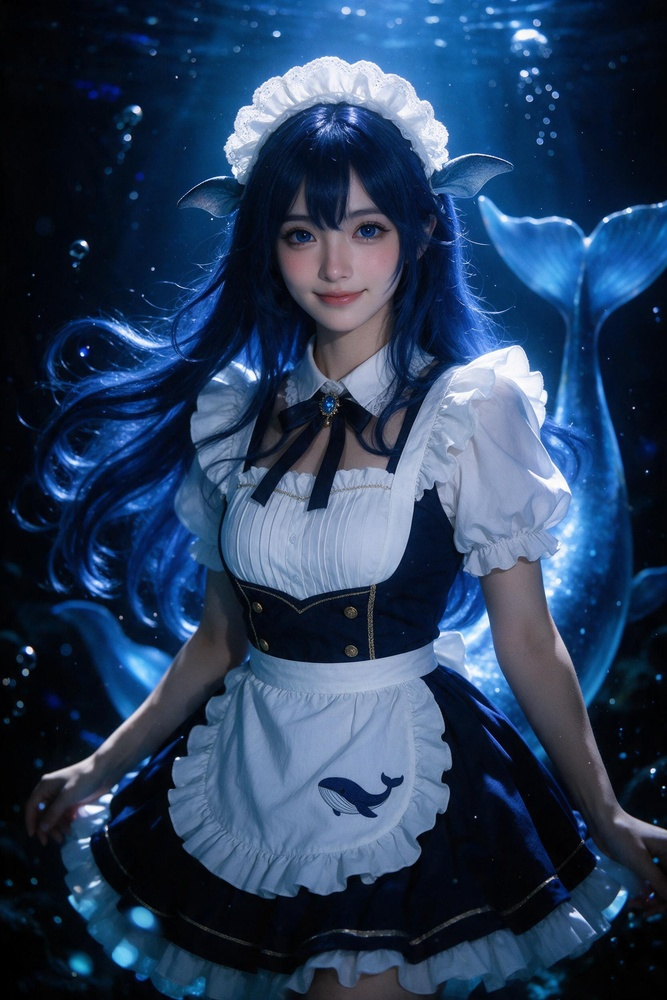
#> input picture art/source/whale-song-visual.jpg, 667 x 1000 px, shrunk from 1664 x 2496 before the run
$ python cutout-white.py ../art/source/whale-song-visual.jpg ../art/source/whale-song-visual.jpg 1.0
#> lines starting #> are read from the running program, lines starting #| are printed output that depends on the picture; after the words box and inside, x2 and y2 are one past the last pixel; in counts of white or black regions, pixels touching at a corner belong together
#!/usr/bin/env python3
"""白底人物精细抠图：边缘泛洪 + 梯度护栏，避免白色围裙被吃穿。

用法：python3 tools/cutout-white.py <src.jpg> <out.png> [tolerance]
"""
import sys, pathlib
from collections import deque
import numpy as np
from PIL import Image, ImageFilter


def sobel(g):
    gx = np.zeros_like(g); gy = np.zeros_like(g)
    gx[:, 1:-1] = g[:, 2:] - g[:, :-2]
    gy[1:-1, :] = g[2:, :] - g[:-2, :]
    return np.sqrt(gx ** 2 + gy ** 2)


def cut(src, out, tol=232.0, edge_gate=14.0):
#> called with src = '../art/source/whale-song-visual.jpg', out = '../art/source/whale-song-visual.jpg', tol = 1, edge_gate = 14
    im = Image.open(src).convert('RGB')
#> im is the input picture: PIL image 667x1000 RGB; mean R, G, B 40.5, 61.7, 90.9
    a = np.asarray(im).astype(np.float32)
    h, w, _ = a.shape
#> h = 1000; w = 667

    lum = a.mean(axis=2)
    grad = sobel(lum)
#> in sobel, `gy[1:-1, :] = g[2:, :] - g[:-2, :]`:
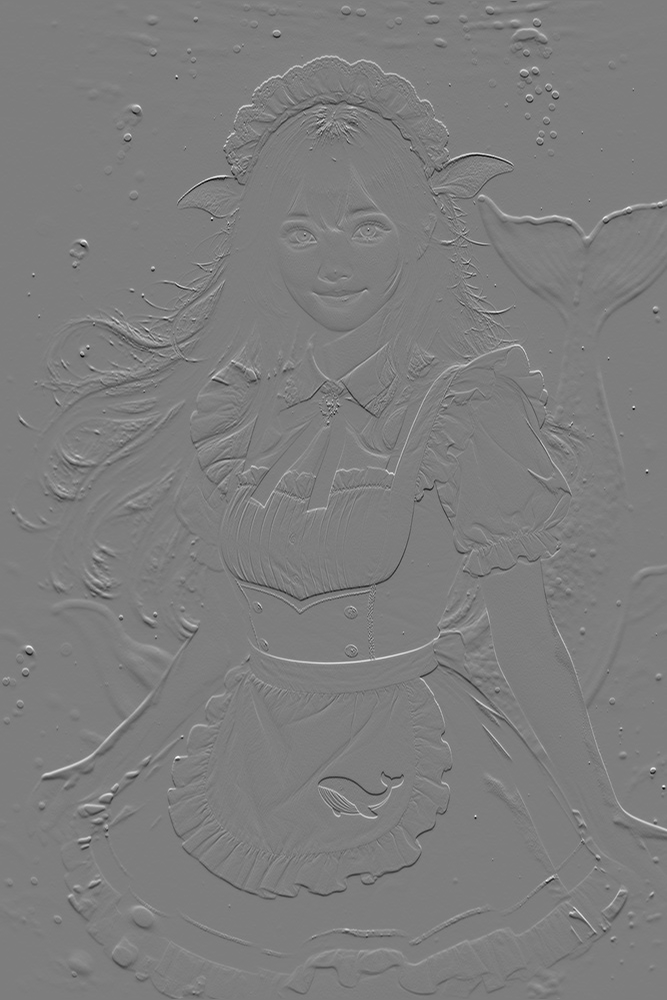
#> gy: shape (1000, 667) float32; min -217, max 222.7, mean -0.1; drawn with min black and max white

    mn = a.min(axis=2)
    mx = a.max(axis=2)
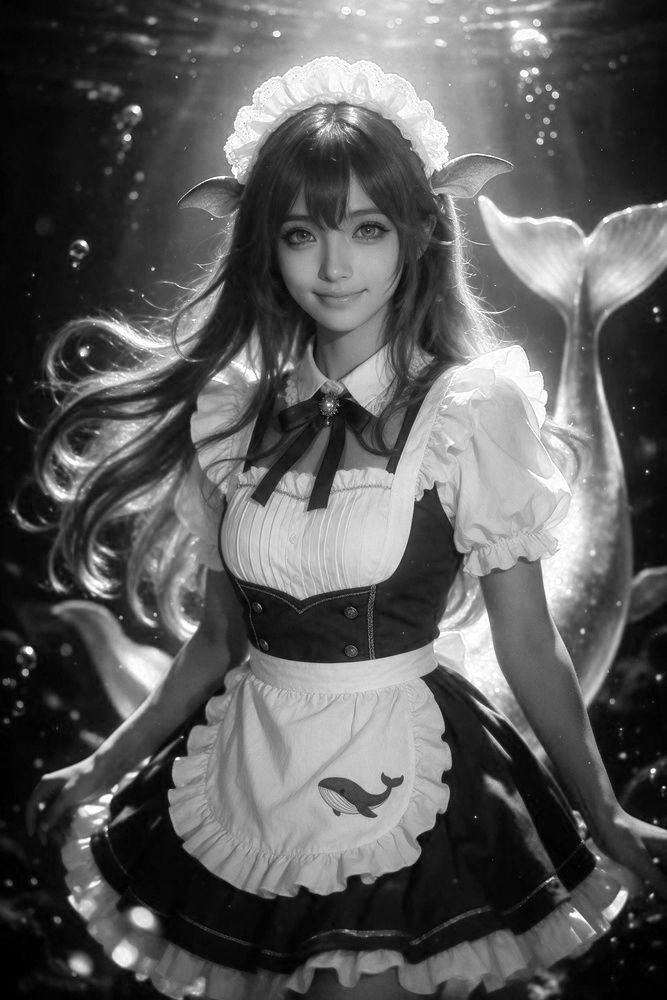
#> mx: shape (1000, 667) float32; min 0, max 255, mean 91.2
    near_white = (mn >= tol) & ((mx - mn) <= 14) & (grad < edge_gate)
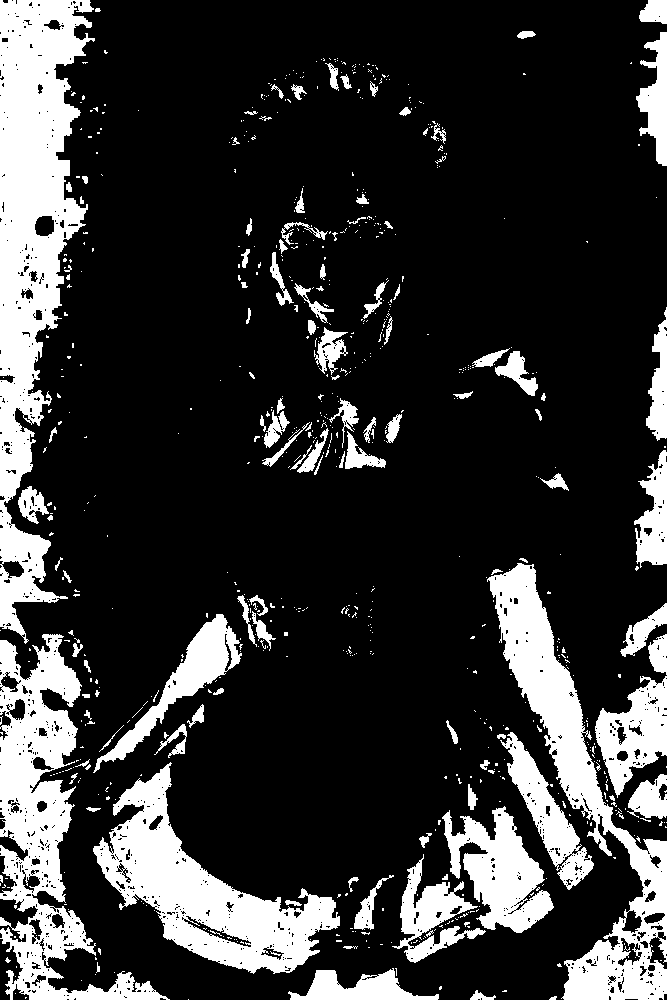
#> near_white: shape (1000, 667) bool; 20.5% white; 746 white regions (632 under 20 px), largest, box (x1, y1, x2, y2) and area: (0, 0, 95, 644) 30697, (0, 634, 170, 1000) 19442, (487, 563, 667, 1000) 19001

    bg = np.zeros((h, w), bool)
    dq = deque()

    def push(y, x):
        if near_white[y, x] and not bg[y, x]:
            bg[y, x] = True
            dq.append((y, x))

    for x in range(w):
        push(0, x); push(h - 1, x)
    for y in range(h):
        push(y, 0); push(y, w - 1)

    while dq:
        y, x = dq.popleft()
        for dy, dx in ((1, 0), (-1, 0), (0, 1), (0, -1)):
            ny, nx = y + dy, x + dx
            if 0 <= ny < h and 0 <= nx < w:
                push(ny, nx)

    # 只保留与画面四边连通的背景块：被人物包住的"白色空洞"要还回来
    keep = np.zeros((h, w), bool)
    dq = deque()
    for x in range(w):
        for y in (0, h - 1):
            if bg[y, x] and not keep[y, x]:
                keep[y, x] = True; dq.append((y, x))
#> keep: shape (1000, 667) bool; 0.07% white in thin lines or dots
    for y in range(h):
        for x in (0, w - 1):
            if bg[y, x] and not keep[y, x]:
                keep[y, x] = True; dq.append((y, x))
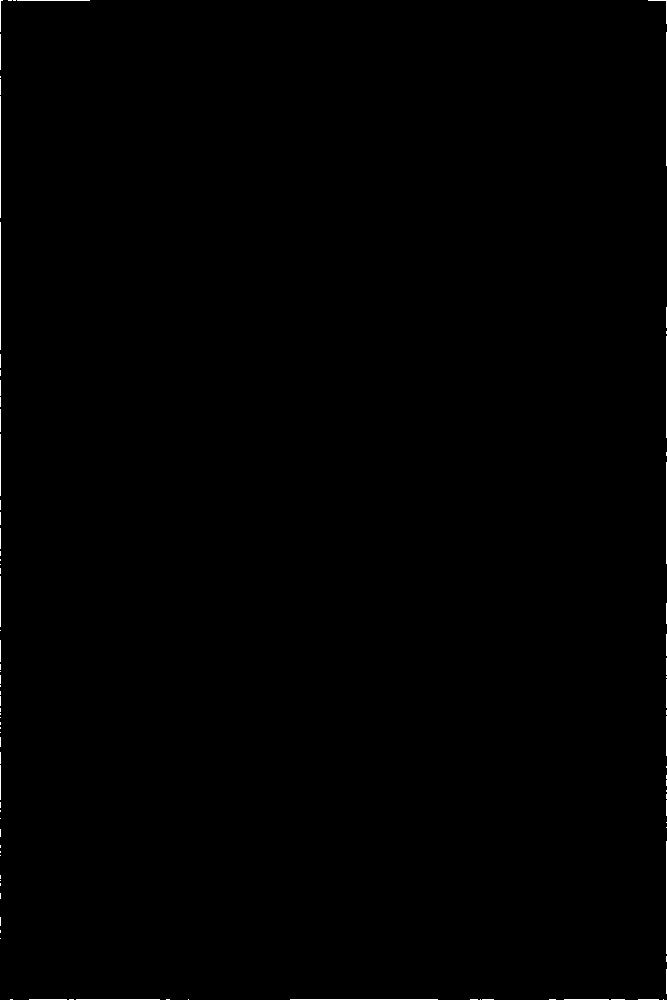
#> keep: shape (1000, 667) bool; 0.29% white in thin lines or dots
    while dq:
        y, x = dq.popleft()
        for dy, dx in ((1, 0), (-1, 0), (0, 1), (0, -1)):
            ny, nx = y + dy, x + dx
            if 0 <= ny < h and 0 <= nx < w and bg[ny, nx] and not keep[ny, nx]:
                keep[ny, nx] = True; dq.append((ny, nx))
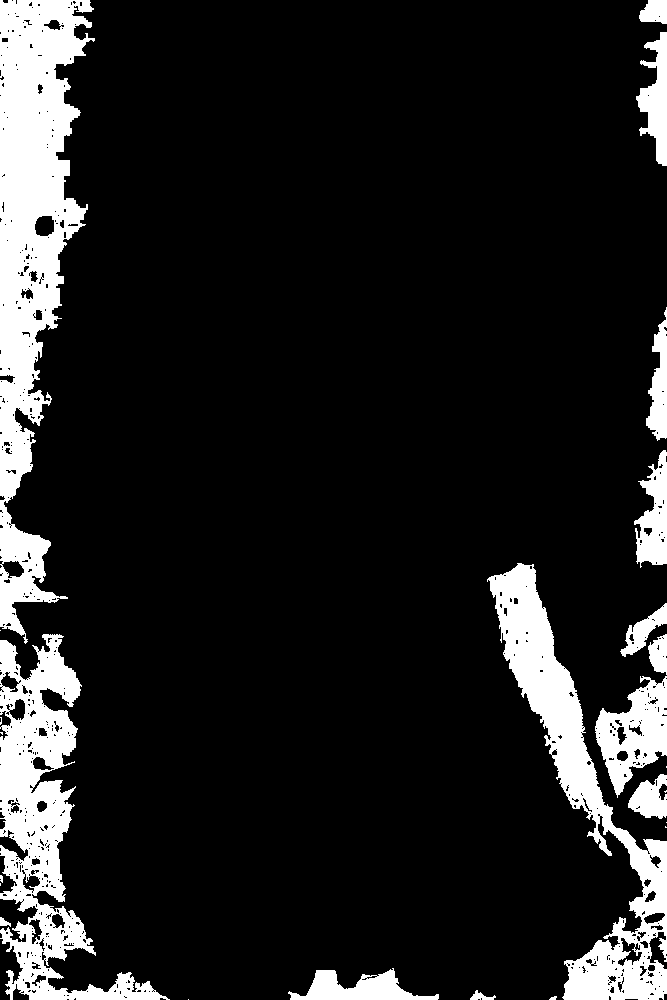
#> keep: shape (1000, 667) bool; 12.8% white; 25 white regions (10 under 20 px), largest, box (x1, y1, x2, y2) and area: (0, 0, 95, 644) 30670, (0, 634, 170, 1000) 19349, (487, 563, 667, 1000) 18913
    print('enclosed holes restored:', int((bg & ~keep).sum()))
#| enclosed holes restored: 0

    # 收一圈，去掉白边
    alpha = np.where(keep, 0, 255).astype('uint8')
    al = Image.fromarray(alpha, 'L')
    al = al.filter(ImageFilter.MinFilter(3)).filter(ImageFilter.MaxFilter(3))
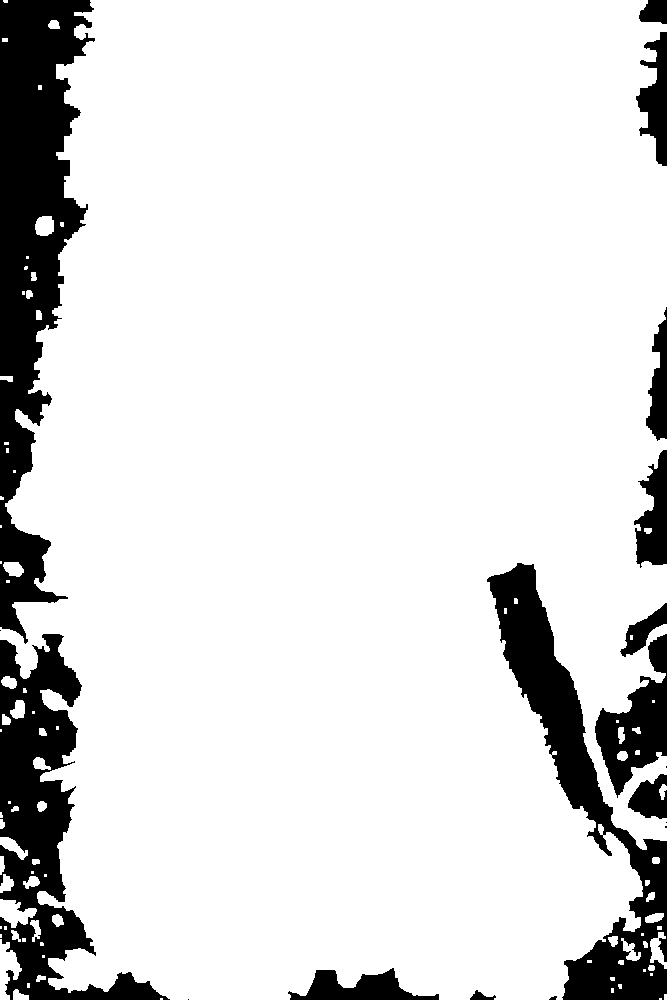
#> al: PIL image 667x1000 L; 86.7% white; 18 black regions (5 under 20 px), largest, box (x1, y1, x2, y2) and area: (0, 0, 95, 644) 31490, (0, 634, 170, 1000) 20843, (487, 563, 667, 1000) 19691
    al = al.filter(ImageFilter.GaussianBlur(1.0))

    res = im.convert('RGBA')
    res.putalpha(al)
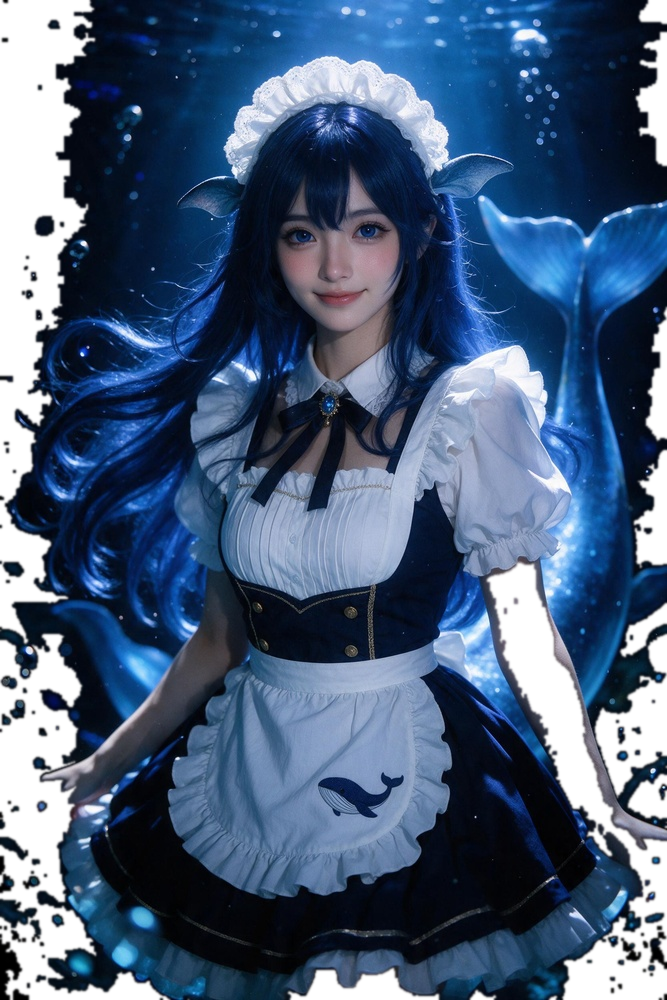
#> res: PIL image 667x1000 RGBA; mean R, G, B, A 40.5, 61.7, 90.9, 221; transparent parts drawn white
    res.save(out)
    print('bg fraction', round(bg.mean(), 3), '->', out)


if __name__ == '__main__':
    src, out = sys.argv[1], sys.argv[2]
    tol = float(sys.argv[3]) if len(sys.argv) > 3 else 232.0
    cut(src, out, tol)
